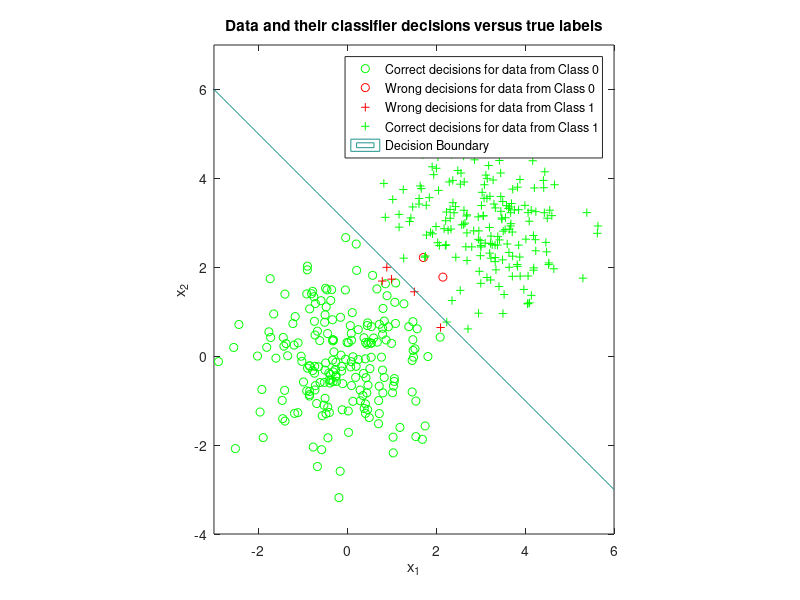
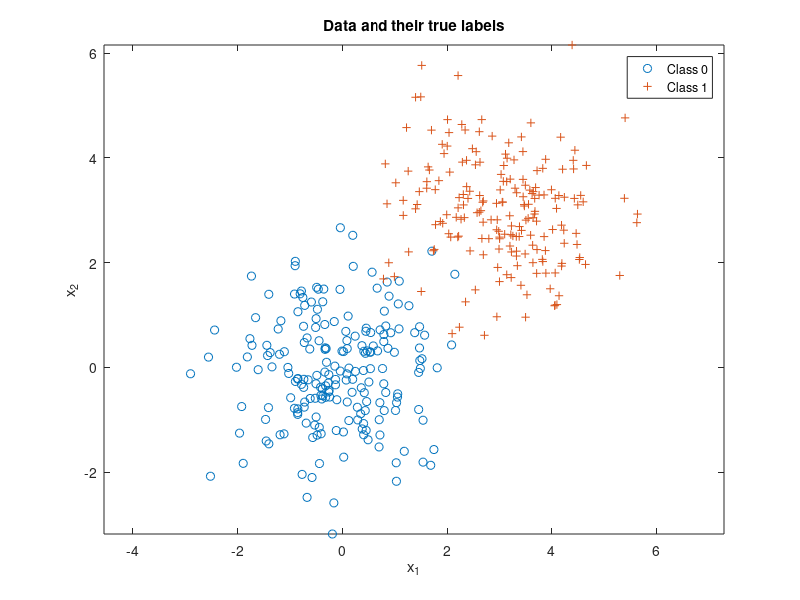

MATLAB code to generate these figures, in order:
% Expected risk minimization with 2 classes
clear all, close all,

n = 2; % number of feature dimensions
N = 400; % number of iid samples
mu(:,1) = [0;0]; mu(:,2) = [3;3];
Sigma(:,:,1) = [1 0;0 1]; Sigma(:,:,2) = [1 0;0 1];
p = [0.5,0.5]; % class priors for labels 0 and 1 respectively
label = rand(1,N) >= p(1);
Nc = [length(find(label==0)),length(find(label==1))]; % number of samples from each class
x = zeros(n,N); % save up space
% Draw samples from each class pdf
for l = 0:1
    x(:,label==l) = mvnrnd(mu(:,l+1),Sigma(:,:,l+1),Nc(l+1))';
end
figure(2), clf,
plot(x(1,label==0),x(2,label==0),'o'), hold on,
plot(x(1,label==1),x(2,label==1),'+'), axis equal,
legend('Class 0','Class 1'), 
title('Data and their true labels'),
xlabel('x_1'), ylabel('x_2'), 

discriminantFunction = -0.5*(-2*((mu(:,2).')-(mu(:,1).'))*x+((mu(:,2).')*mu(:,2)-(mu(:,1).')*mu(:,1)))+log(p(2)/p(1));
decision = (discriminantFunction >= 0);

ind00 = find(decision==0 & label==0); p00 = length(ind00)/Nc(1); % probability of true negative
ind10 = find(decision==1 & label==0);
p10 = length(ind10)/Nc(1); % probability of false positive
ind01 = find(decision==0 & label==1);
no_of_errors = length(ind10)+length(ind01);%no.of errors
p01 = length(ind01)/Nc(2); % probability of false negative
ind11 = find(decision==1 & label==1); p11 = length(ind11)/Nc(2); % probability of true positive
p2_error = no_of_errors/N;% probability of error, empirically estimated

figure(1), % class 0 circle, class 1 +, correct green, incorrect red
plot(x(1,ind00),x(2,ind00),'og'); hold on,
plot(x(1,ind10),x(2,ind10),'or'); hold on,
plot(x(1,ind01),x(2,ind01),'+r'); hold on,
plot(x(1,ind11),x(2,ind11),'+g'); hold on,
axis equal,

% Draw the decision boundary
horizontalGrid = linspace(floor(min(x(1,:))),ceil(max(x(1,:))),101);
verticalGrid = linspace(floor(min(x(2,:))),ceil(max(x(2,:))),91);
[h,v] = meshgrid(horizontalGrid,verticalGrid);
discriminantFunctionGridValues = -0.5*[-2*(mu(:,2).'-mu(:,1).')*[h(:)';v(:)']+(mu(:,2).'*mu(:,2)-mu(:,1).'*mu(:,1))]+log(p(2)/p(1));
minDSGV = min(discriminantFunctionGridValues);
maxDSGV = max(discriminantFunctionGridValues);
discriminantFunctionGrid = reshape(discriminantFunctionGridValues,91,101);
figure(1), contour(horizontalGrid,verticalGrid,discriminantFunctionGrid,[0,0]); % decision boundary (contour at level 0)
legend('Correct decisions for data from Class 0','Wrong decisions for data from Class 0','Wrong decisions for data from Class 1','Correct decisions for data from Class 1','Decision Boundary' ), 
title('Data and their classifier decisions versus true labels'),
xlabel('x_1'), ylabel('x_2'), 


